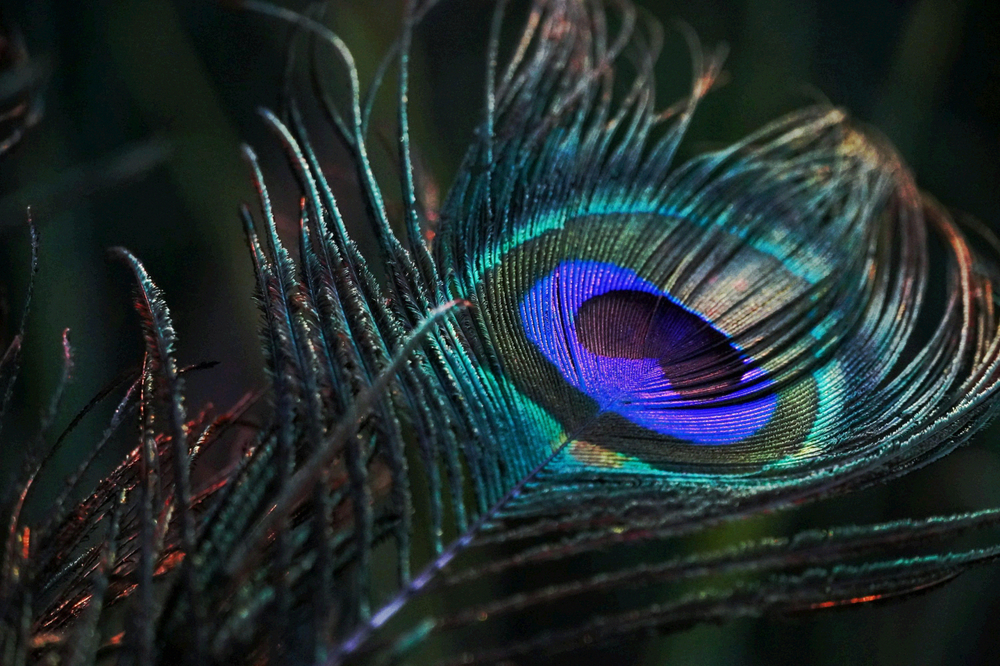
#> input picture AIClubSideQuest/imgmagic/peacock_intercept.png, 1000 x 666 px, shrunk from 1280 x 853 before the run
$ python solve16.py
#> lines starting #> are read from the running program, lines starting #| are printed output that depends on the picture
import cv2
import numpy as np

img = cv2.imread("peacock_intercept.png", cv2.IMREAD_COLOR)
#> img is the input picture: shape (666, 1000, 3); mean B, G, R 46.8, 44.8, 33.5
b, g, r = cv2.split(img)

# Save the lower bits of the Blue channel, fully amplified
cv2.imwrite("blue_bit0.png", (b & 1) * 255)
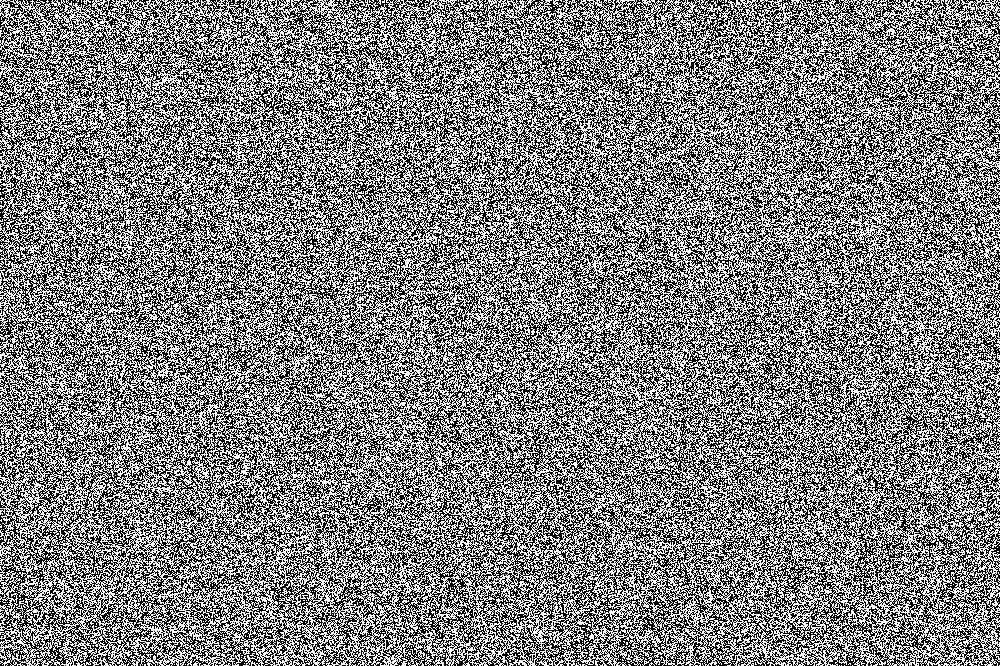
#> saved as blue_bit0.png: shape (666, 1000); 50% white in thin lines or dots
cv2.imwrite("blue_bit1.png", ((b >> 1) & 1) * 255)
cv2.imwrite("blue_bit2.png", ((b >> 2) & 1) * 255)
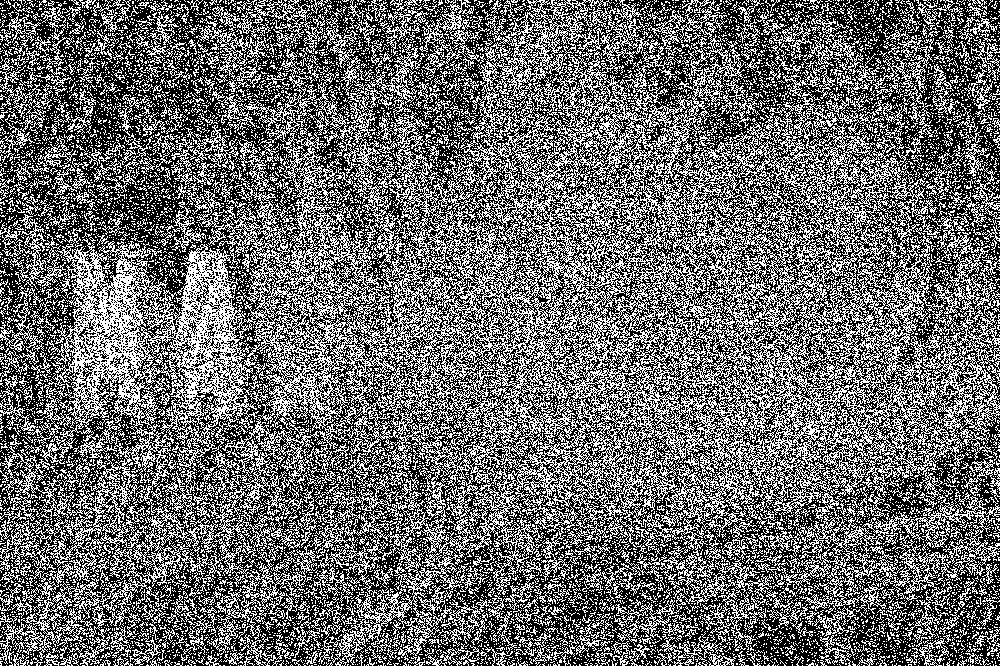
#> saved as blue_bit2.png: shape (666, 1000); 42.2% white in thin lines or dots
cv2.imwrite("blue_bit3.png", ((b >> 3) & 1) * 255)
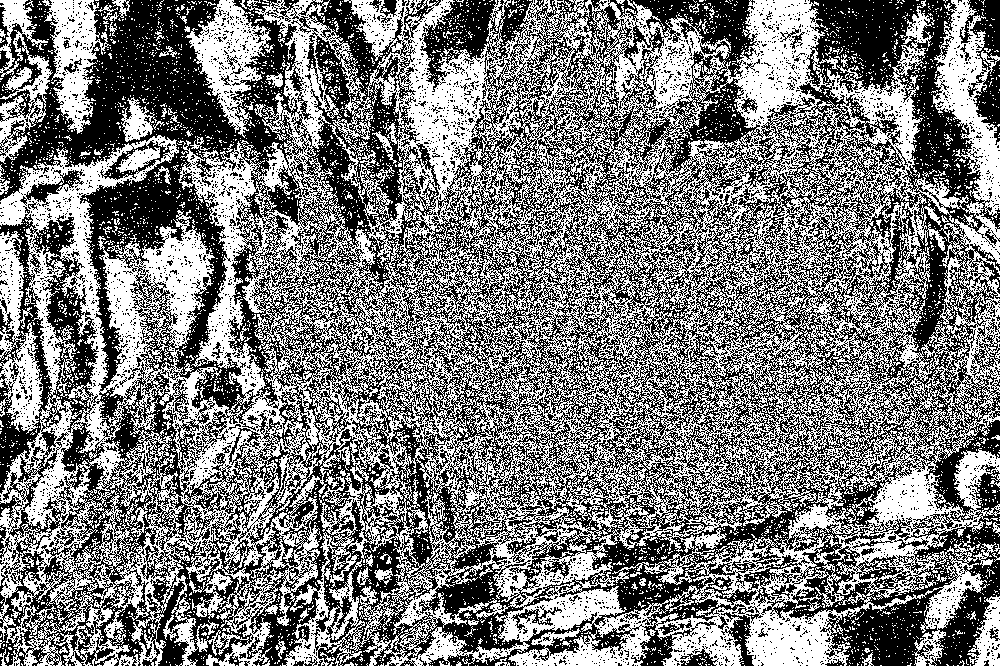
#> saved as blue_bit3.png: shape (666, 1000); 48.8% white in thin lines or dots

# Also try extracting just the remainder modulo small numbers
cv2.imwrite("blue_mod2.png", (b % 2) * 255)
cv2.imwrite("blue_mod4.png", (b % 4) * 85)
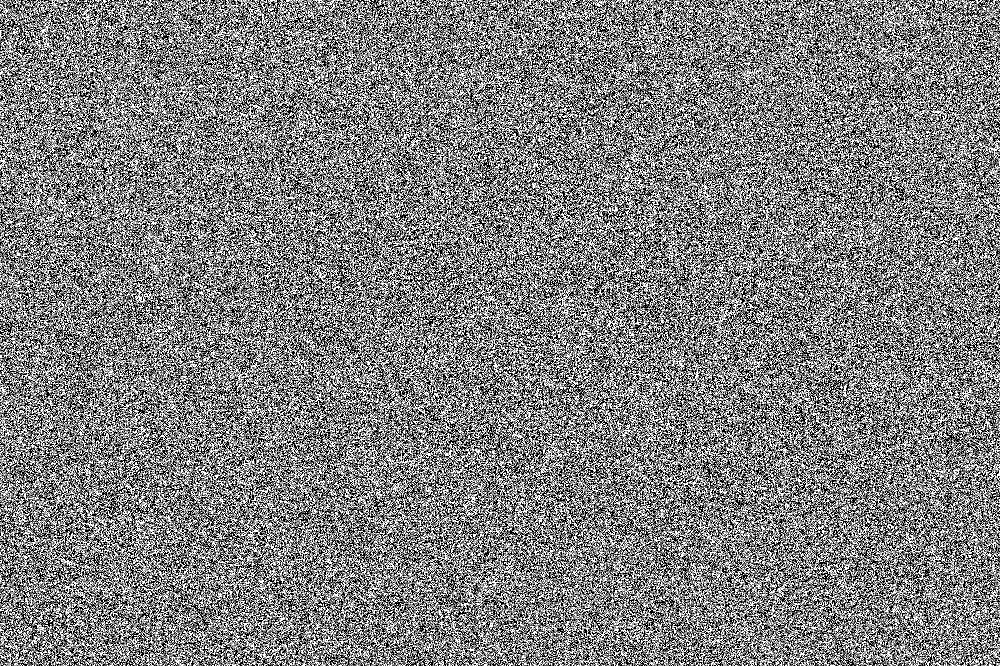
#> saved as blue_mod4.png: shape (666, 1000); min 0, max 255, mean 128.2
cv2.imwrite("blue_mod8.png", (b % 8) * 36)
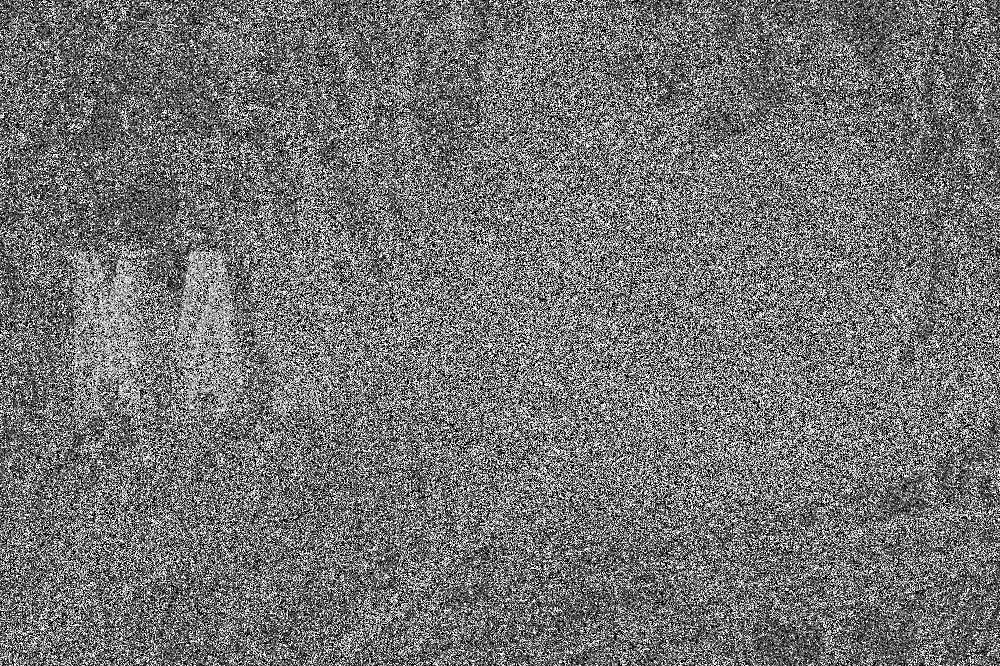
#> saved as blue_mod8.png: shape (666, 1000); min 0, max 252, mean 115

# Histogram equalize the blue channel to see if it makes it pop
b_eq = cv2.equalizeHist(b)
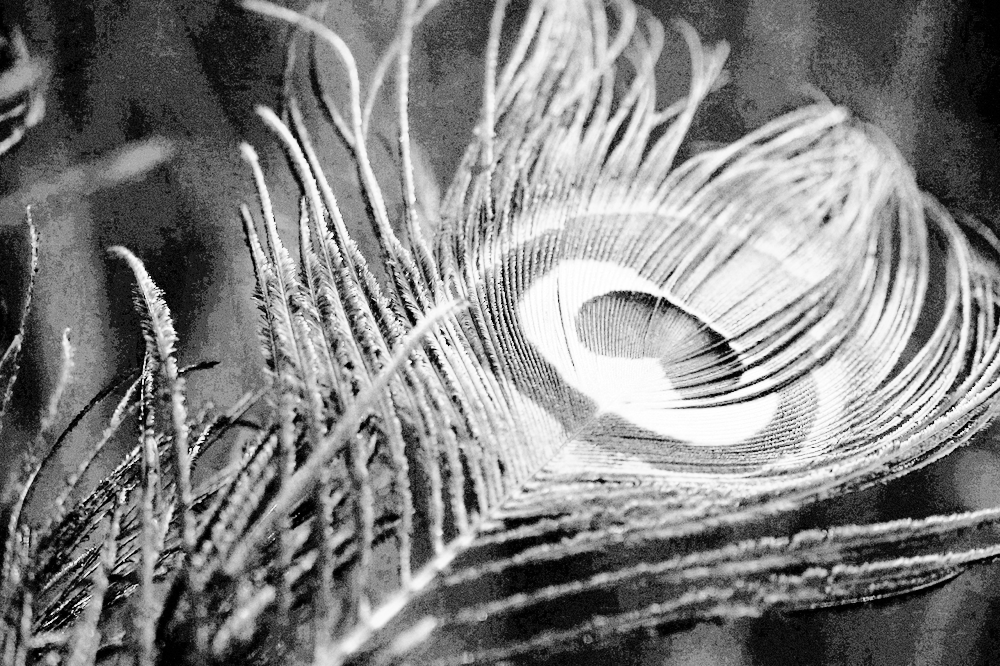
#> b_eq: shape (666, 1000); min 0, max 255, mean 129.3
cv2.imwrite("blue_eq.png", b_eq)

# Do the same for all channels just in case they are better separated this way
img_mod8 = (img % 8) * 32
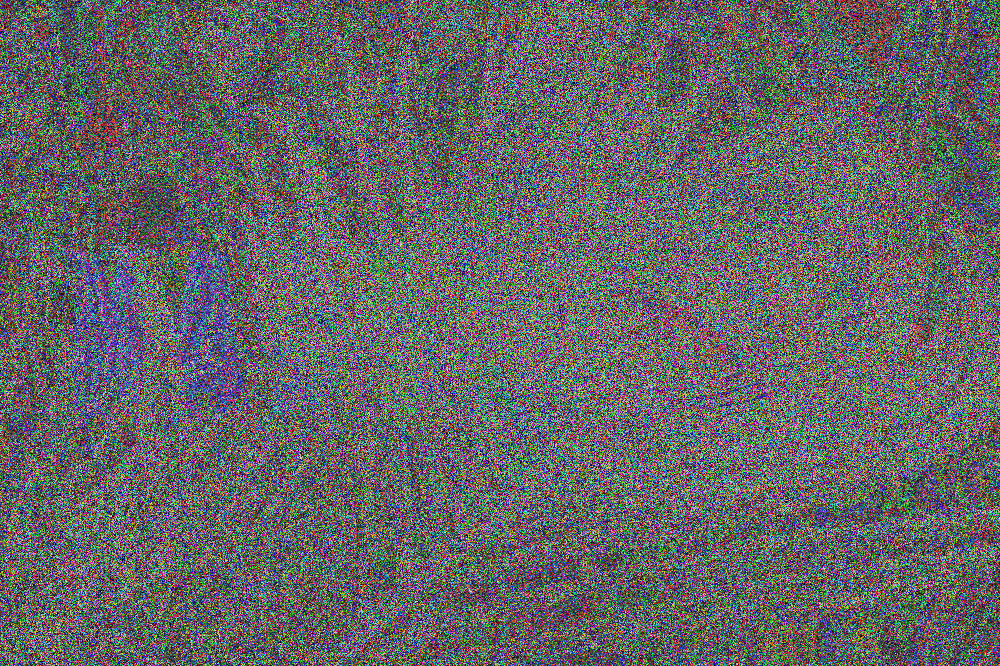
#> img_mod8: shape (666, 1000, 3); mean B, G, R 102.2, 100.9, 100.7
cv2.imwrite("img_mod8.png", img_mod8)
